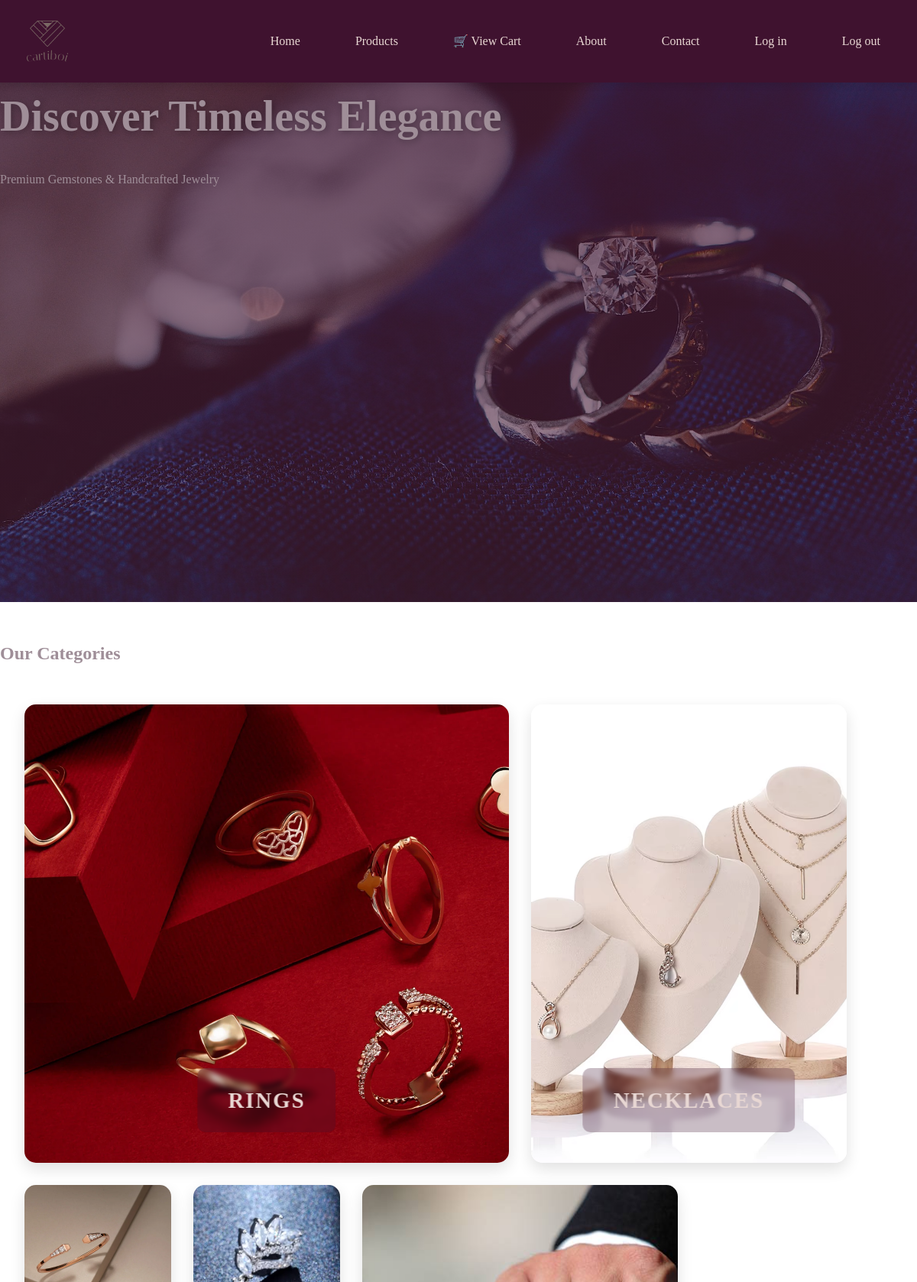
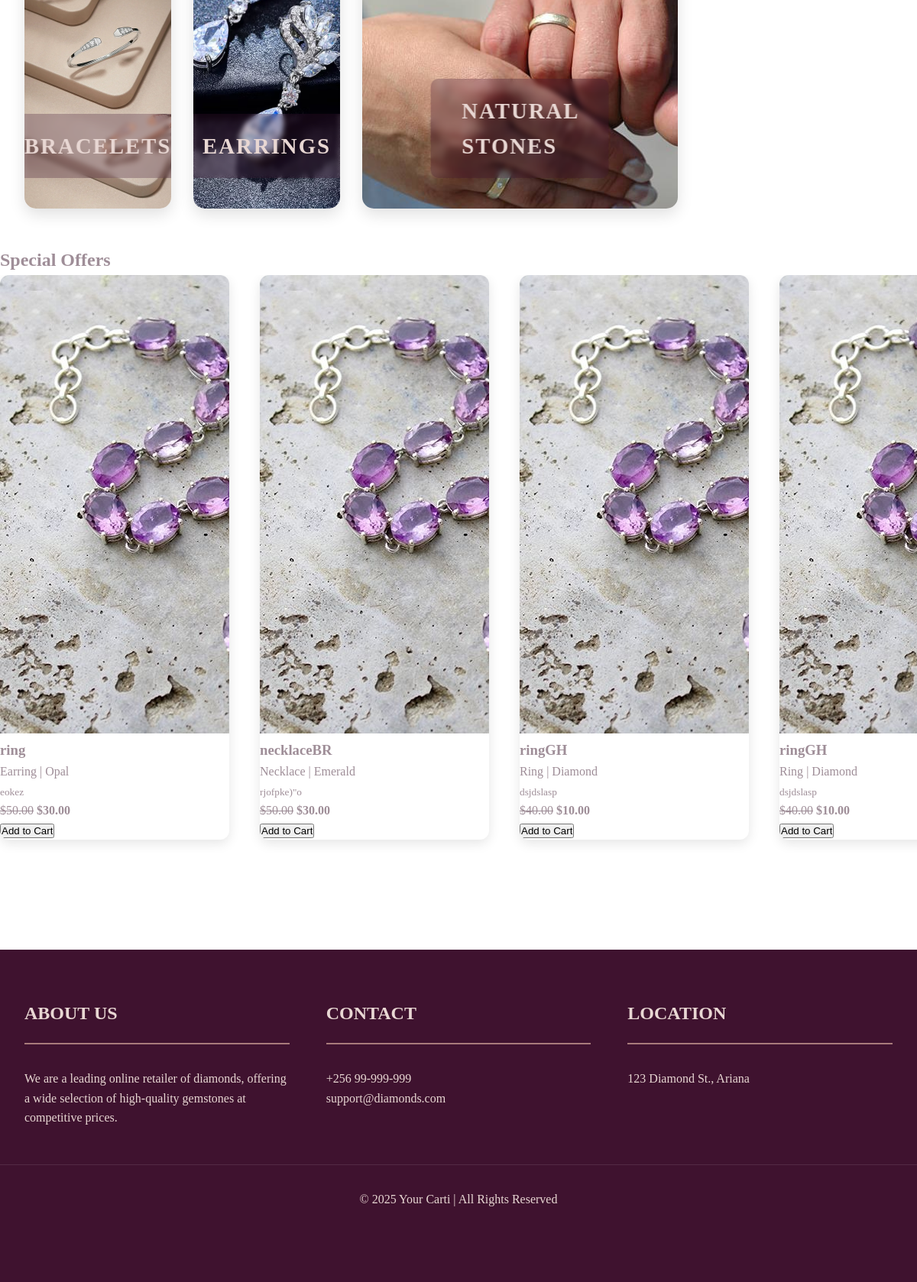
The page / on the database its author committed (2 pictures, top to bottom).
### tables this page shows
CREATE TABLE IF NOT EXISTS `products` (
  `id` int NOT NULL AUTO_INCREMENT,
  `name` varchar(255) NOT NULL,
  `description` text,
  `price` decimal(10,2) NOT NULL,
  `discount_price` decimal(10,2) DEFAULT NULL,
  `category` enum('Ring','Earring','Necklace','Bracelet') NOT NULL,
  `gem_type` enum('Diamond','Pearl','Opal','Lapis','Ruby','Emerald','Amethyst','Sapphire') NOT NULL,
  `size` varchar(20) DEFAULT NULL,
  `image_path` varchar(255) NOT NULL,
  `availability` enum('In Stock','Out of Stock') DEFAULT 'In Stock',
  `created_at` timestamp NULL DEFAULT CURRENT_TIMESTAMP,
  `updated_at` timestamp NULL DEFAULT CURRENT_TIMESTAMP ON UPDATE CURRENT_TIMESTAMP,
  PRIMARY KEY (`id`),
  KEY `idx_products_category` (`category`),
  KEY `idx_products_gem_type` (`gem_type`)
);

### index.php (the view, shortened to what this page needs)
<?php
require 'db_connection.php';
$sql = "SELECT * FROM products WHERE availability = 'In Stock' AND discount_price IS NOT NULL";
$result = mysqli_query($conn, $sql);
?>
<!DOCTYPE html>
<html lang="en">
<head>
    <link rel="stylesheet" href="css/style.css">
</head>
<body>
    <nav class="navbar">
        <div class="nav-content">
            <img src="image/logo/logo.png" alt="Your Carti Logo" class="logo">
            <div class="nav-links">
                <a href="index.php">Home</a>
                <a href="products.php">Products</a>
                <a href="cart.php">🛒 View Cart</a>
                <a href="about.html">About</a>
                <a href="contact.html">Contact</a>
                <a href="loginForm.php">Log in</a>
                <a href="logout.php">Log out</a>
            </div>
        </div>
    </nav>
    <section class="hero">
        <div class="hero-content">
            <h1>Discover Timeless Elegance</h1>
            <p>Premium Gemstones & Handcrafted Jewelry</p>
        </div>
    </section>
    <section class="categories">
        <h2>Our Categories</h2>
        <div class="categories-grid">
            <div class="category-card">
                <img src="image/background/bgc2.avif" alt="Necklaces" class="category-image">
                <h3>Necklaces</h3>
            </div>
            <div class="category-card">
                <img src="image/background/bgc.webp" alt="Rings" class="category-image">
                <h3>Rings</h3>
            </div>
            <div class="category-card">
                <img src="image/background/bgc3.webp" alt="Bracelets" class="category-image">
                <h3>Bracelets</h3>
            </div>
            <div class="category-card">
                <img src="image/background/bgc4.avif" alt="Earrings" class="category-image">
                <h3>Earrings</h3>
            </div>
            <div class="category-card">
                <img src="image/background/bgc1.jpg" alt="Gems" class="category-image">
                <h3>Natural Stones</h3>
            </div>
        </div>
    </section>
    <section class="discounted-products">
        <h2>Special Offers</h2>
        <div class="products-grid">
            <?php while ($row = mysqli_fetch_assoc($result)): ?>
            <div class="product-card">
                <img src="<?php echo htmlspecialchars($row['image_path']); ?>" alt="Product Image">
                <h3><?php echo htmlspecialchars($row['name']); ?></h3>
                <p><?php echo htmlspecialchars($row['category']) . " | " . htmlspecialchars($row['gem_type']); ?></p>
                <p><small><?php echo htmlspecialchars($row['description']); ?></small></p>
                <?php if ($row['discount_price']): ?>
                    <p><del>$<?php echo $row['price']; ?></del> <strong>$<?php echo $row['discount_price']; ?></strong></p>
                <?php else: ?>
                    <p><strong>$<?php echo $row['price']; ?></strong></p>
                <?php endif; ?>
                <form id="addToCartForm" class ="addToCartForm" method="POST">
                    <input type="submit" value="Add to Cart">
                </form>
            </div>
            <?php endwhile; ?>
        </div>
    </section>
    <footer>
        <div class="footer-container">
            <div class="footer-section about">
                <h2>About Us</h2>
                <p>We are a leading online retailer of diamonds, offering a wide selection of high-quality gemstones at competitive prices.</p>
            </div>
            <div class="footer-section contact">
                <h2>Contact</h2>
                <p>+256 99-999-999</p>
                <p>support@diamonds.com</p>
            </div>
            <div class="footer-section location">
                <h2>Location</h2>
                <p>123 Diamond St., Ariana</p>
            </div>
        </div>
        <div class="footer-bottom">
            <p>© 2025 Your Carti | All Rights Reserved</p>
        </div>
    </footer>
</body>
</html>

### css/style.css (style rules this page uses)
:root { --bg-color: #3f122f; --text-color: hsl(323, 8%, 59%); --light-accent: #e8d7d3; --highlight: #a87b7b; --t30: 4.93vmin; --t20: 3.28vmin; --shadow-sm: 0 2px 10px rgba(0,0,0,0.1); --shadow-md: 0 8px 20px rgba(0,0,0,0.12); --transition: all 0.3s ease; }
* { margin: 0; padding: 0; box-sizing: border-box; }
body { font-family: 'Great Vibes'; line-height: 1.6; color: var(--text-color); overflow-x: hidden; }
.navbar { background: var(--bg-color); padding: 1.5rem 2rem; position: sticky; top: 0; z-index: 1000; box-shadow: var(--shadow-sm); }
.nav-content { max-width: 1200px; margin: 0 auto; display: flex; justify-content: space-between; align-items: center; }
.logo { height: 60px; }
.nav-links { display: flex; gap: 2.5rem; }
.nav-links a { color: var(--light-accent); text-decoration: none; padding: 0.5rem 1rem; transition: var(--transition); }
.hero { height: 85vh; background: linear-gradient(rgba(63, 18, 47, 0.7), rgba(63, 18, 47, 0.5)), url('../image/background/bg0000.jpg') center/cover no-repeat; margin-bottom: 3rem; }
.hero-content h1 { font-size: 3.5rem; margin-bottom: 1.5rem; text-shadow: 2px 2px 8px rgba(0,0,0,0.3); }
.categories-grid { display: grid; gap: 1.8rem; width: 95%; margin: 3rem 0; padding: 0 2rem; grid-template-columns: repeat(5, 1fr); grid-template-rows: 600px 400px; grid-template-areas: "ring ring ring necklace necklace" "bracelet earring stone stone ."; }
.category-card { position: relative; overflow: hidden; border-radius: 15px; transition: var(--transition); box-shadow: var(--shadow-md); }
.category-card:nth-child(1) { grid-area: necklace; }
.category-card:nth-child(2) { grid-area: ring; }
.category-card:nth-child(3) { grid-area: bracelet; }
.category-card:nth-child(4) { grid-area: earring; }
.category-card:nth-child(5) { grid-area: stone; }
.category-image { width: 100%; height: 100%; object-fit: cover; transition: transform 0.4s ease; }
.category-card h3 { position: absolute; bottom: 40px; left: 50%; transform: translateX(-50%); color: var(--light-accent); background: rgba(63, 18, 47, 0.28); padding: 1.2rem 2.5rem; border-radius: 10px; font-size: 1.8rem; text-transform: uppercase; letter-spacing: 2px; font-weight: 600; backdrop-filter: blur(3px); }
.products-grid { display: flex; overflow-x: auto; scroll-snap-type: x mandatory; gap: 2.5rem; padding: 0 2rem 2rem; }
.product-card { flex: 0 0 300px; scroll-snap-align: start; background: #fff; border-radius: 12px; overflow: hidden; box-shadow: 0 5px 15px rgba(0,0,0,0.1); transition: all 0.3s ease; margin-bottom: 1rem; }
footer { background: var(--bg-color); color: var(--light-accent); margin-top: 6rem; padding: 4rem 0; }
.footer-container { max-width: 1200px; margin: 0 auto; display: grid; grid-template-columns: repeat(auto-fit, minmax(250px, 1fr)); gap: 3rem; padding: 0 2rem; }
.footer-section h2 { font-size: 1.5rem; border-bottom: 2px solid var(--highlight); padding-bottom: 1.2rem; margin-bottom: 2rem; text-transform: uppercase; }
.footer-bottom { text-align: center; padding: 2rem; margin-top: 3rem; border-top: 1px solid rgba(255,255,255,0.1); }

### rows shown on the page
products: name "ring", category "Earring", gem_type "Opal", description "eokez", price "50.00", discount_price "30.00"
products: name "necklaceBR", category "Necklace", gem_type "Emerald", description "rjofpke)\"o", price "50.00", discount_price "30.00"
products: name "ringGH", category "Ring", gem_type "Diamond", description "dsjdslasp", price "40.00", discount_price "10.00"
products: name "ringGH", category "Ring", gem_type "Diamond", description "dsjdslasp", price "40.00", discount_price "10.00"
